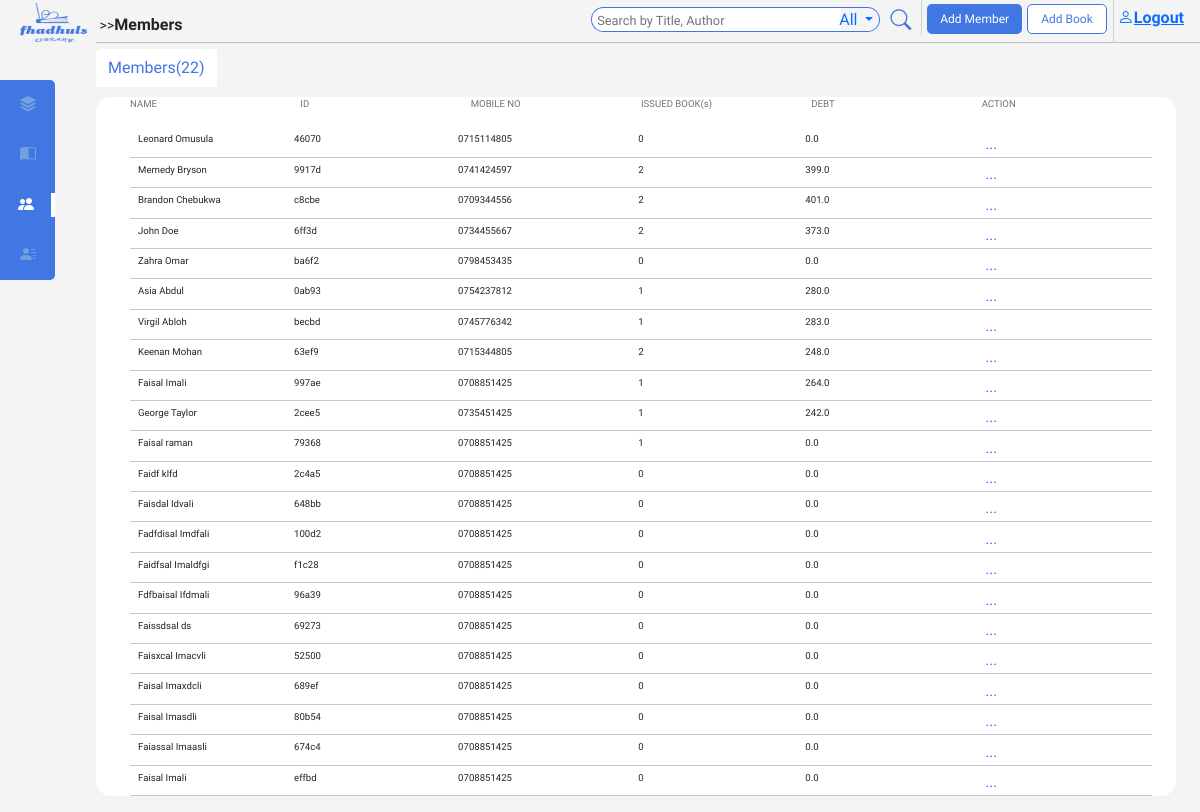
Page /members/ (signed in) on the earlier database version.
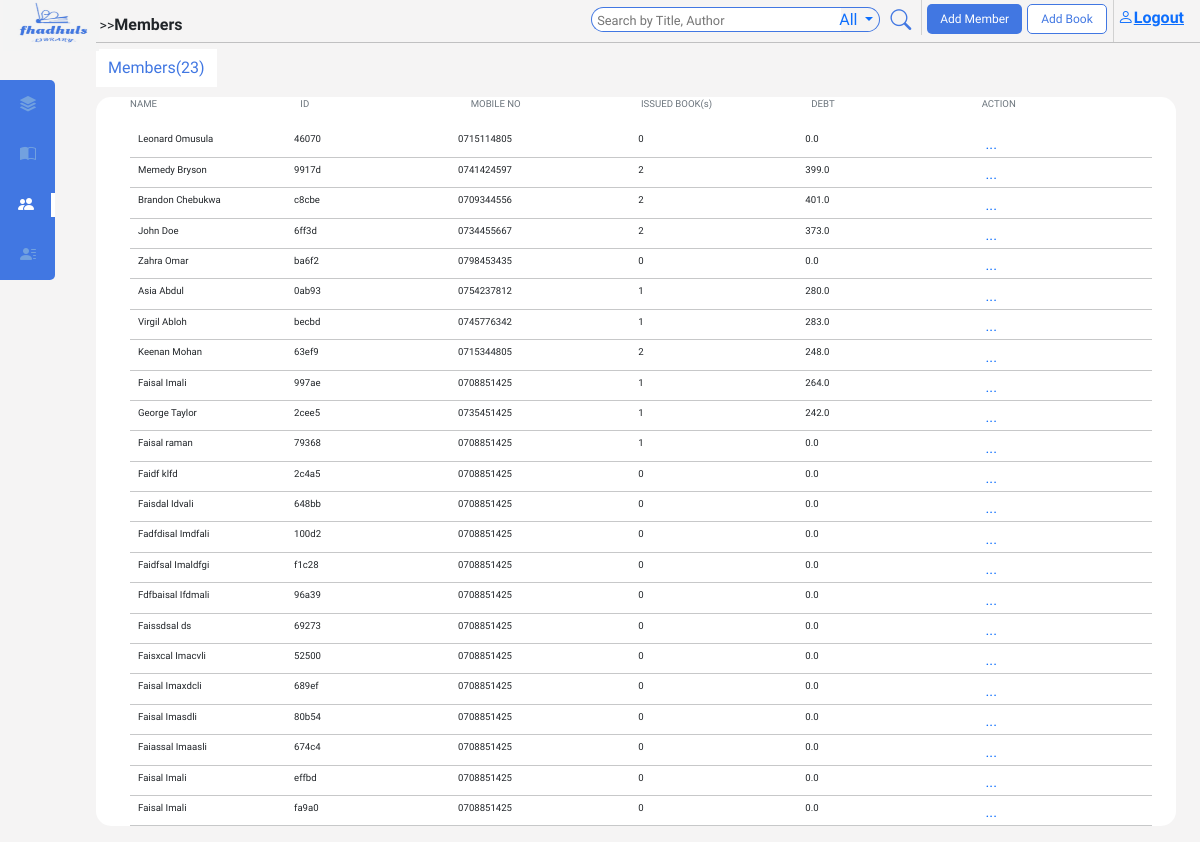
Same page on the later database version.
### main/models.py (models this page shows, shortened)
class Member(models.Model):
    member_id = models.UUIDField(default=uuid.uuid4, editable=False)
    first_name = models.CharField(max_length=200)
    last_name = models.CharField(max_length=200)
    GENDERS = [('male', 'male'),
                ('female', 'female')
        ]
    gender = models.CharField(max_length=10, choices=GENDERS, null=True)
    age = models.IntegerField(null=True)
    debt = models.FloatField(default=0.0)
    member_since = models.DateTimeField(auto_now_add=True)
    profile_img = CloudinaryField('image')
    address = models.CharField(max_length=200)
    mobile_no = models.CharField(max_length=10)
    national_id = models.CharField(max_length=8)
    email = models.CharField(max_length=200)

### main/views.py (the view)
# urls.py: path('members/', views.MembersDetails, name='membersdetails'),
@login_required(login_url='login')
def MembersDetails(request):
    members = Member.objects.all()
    context = {'members': members, 'mr': 'mr'}
    return render(request, 'main/members.html', context)

### main/templates/main/members.html (shortened to what this page needs)
{% extends 'main/base.html' %}
{% block content %}
{% include 'main/navbar.html' %}
<div class="mCount">Members({{ members.count }})</div>
<div id='bookPage'>
    <ul>
        <li id="sectionHeader" class="d-flex justify-content-between ps-md-4 pe-md-4">
          <p class="text-secondary text-start" style="width: 20%">NAME</p>
          <p class="text-secondary text-start hideSm" style="width: 20%">ID</p>
          <p class="text-secondary text-start" style="width: 20%">MOBILE NO</p>
          <p class="text-secondary text-start" style="width: 20%">ISSUED BOOK(s)</p>
          <p class="text-secondary text-start hideSm" style="width: 20%">DEBT</p>
          <p class="text-secondary text-start" style="width: 20%">ACTION</p>
        </li>
        <li>
       <ul class="ps-0 ps-md-4 pe-md-4">
        {% for member in members %}
        <li class="listDIvider d-flex justify-content-between align-items-center text-dark">
          <p class="text-start d-flex"><span><img class="bookImg" height="30px" src="{{ book.img_url}}" alt=""></span> <span class="ms-2" > {{ member.first_name}} {{ member.last_name}} </span> </p>
          <p class="text-start hideSm">{{ member.member_id|stringformat:"s" |slice:":5"}}</p>
          <p>{{ member.mobile_no }}</p>
          {% with issuedBooks=member.transaction_set.all  %}
          <p class="text-start ps-3">{{ issuedBooks.count }}</p>
          {% endwith %}
          <p class="text-start hideSm ps-3">{{ member.debt }}</p>
          <p style="width: 5px;">
            <div class="dropdown" style="left: 17px;">
            <a href="#" role="button" data-bs-toggle="dropdown" data-bs-target="#c" class="action">
            ...
           </a>
        </div></p>
        </li>
        <hr >
        {% endfor %}
       </ul>
        </li>
      </ul>
</div>
{% endblock content %}

Differences in the rows shown:
added Member: first_name "Faisal", last_name "Imali", member_id "fa9a0", mobile_no "0708851425", transaction_set.all.count "0", debt "0.0"
Other differences:
{{ members.count }}: "22" → "23"
